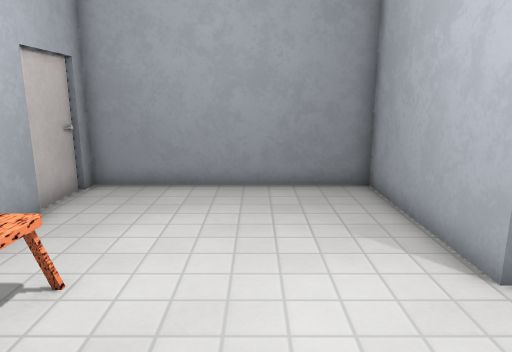
view 1 (above)

12 first-person views from a walk through a level from a Godot 3-D game. The camera is 1.4 m above the floor, tilts 12° down and sees 70° across. The floor is counted in squares, 0.5 m on a side. Each view is taken from the middle of a square. On the plan, view 1 faces up. The plan holds only what a view shows up to about 20 squares ahead; the rest is blank. The place goes on beyond the plan. Door leaves are left out where a doorway can be walked through. Some surface patterns are stand-ins.

view 2
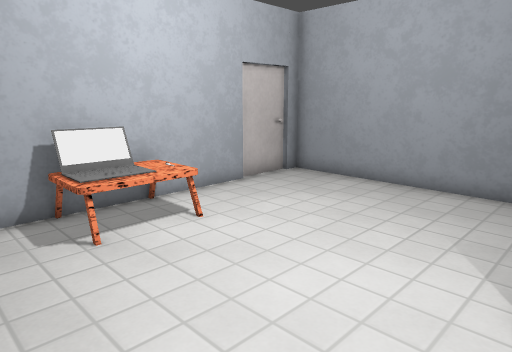

view 3
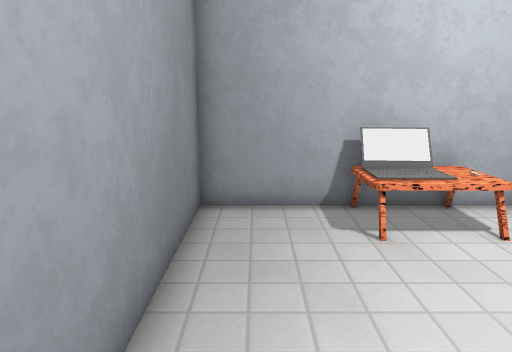

view 4
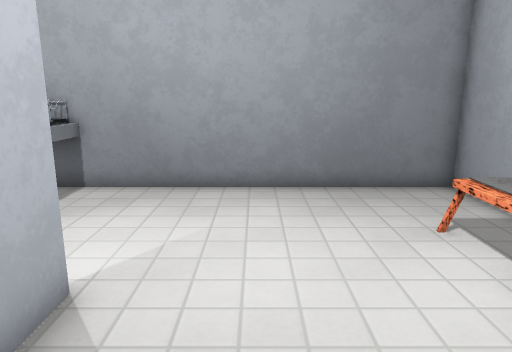

view 5
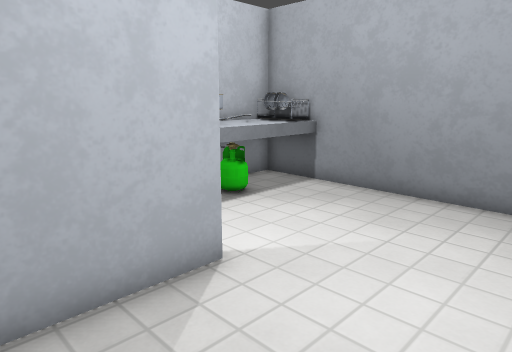

view 6
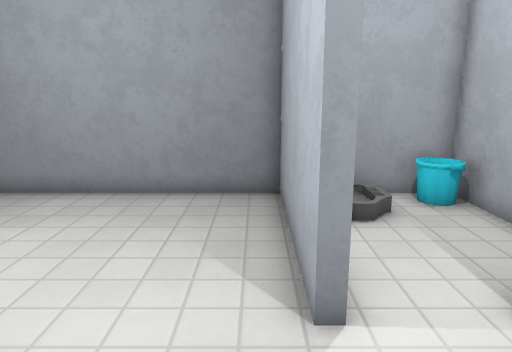

view 7
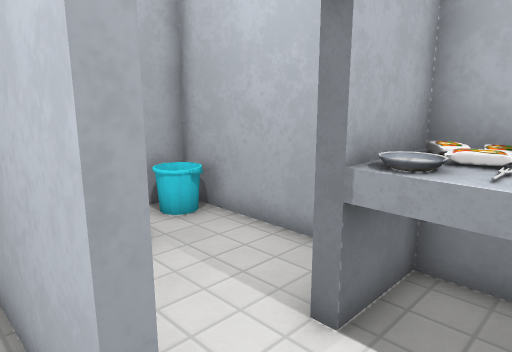

view 8
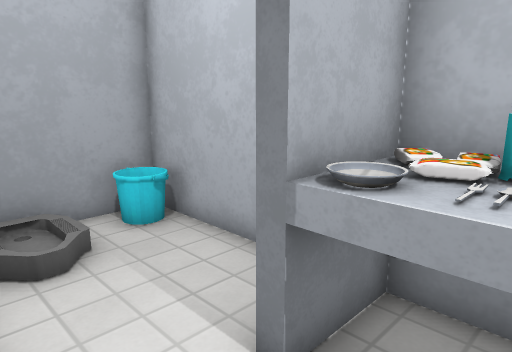

view 9
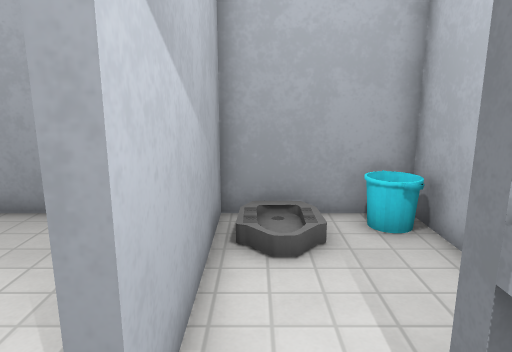

view 10
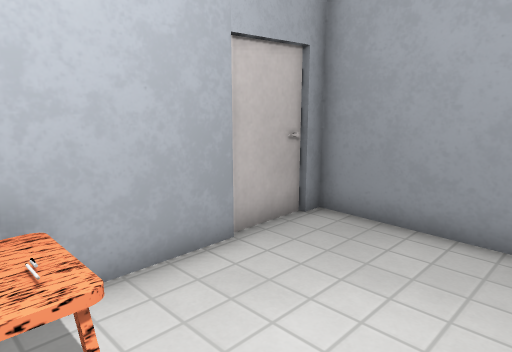

view 11
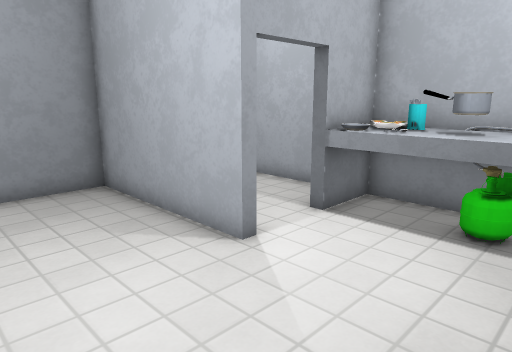

view 12
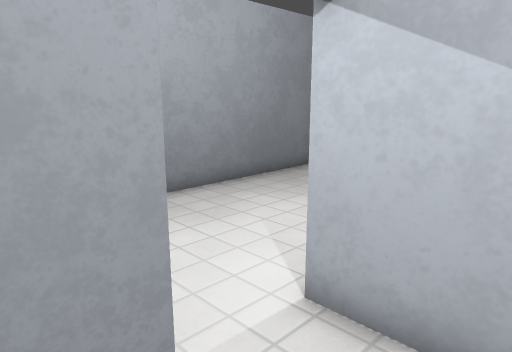

### Floor plan
Key: @ floor where view 1 was taken; # wall or solid block; . main floor; : floor 0.25 m higher than the main floor; / step, stairs or slope; T toilet; L laptop; O other object.
Columns run from 6 left of view 1 to 9 right of it. Each row starts with its distance up from view 1.
 12  ###############
 11 T#........#/ OO#
 10 T.........#::.##
  9 T#........#//..#
  8  #........#....#
  7  #........#....#
  6  #........#..###
  5  ###......#.###
  4  #L#........##
  3  #L#........#
  2  #O.........#
  1  #..........#
  0  #....@.....#
 -1  ############

Positions as (right, up) in squares from view 1, and headings:
1: (0, 0), facing up
2: (4, 0), facing up-left
3: (4, 0), facing left
4: (1, 10), facing down
5: (-1, 9), facing down-right
6: (3, 1), facing up
7: (3, 3), facing up-right
8: (4, 3), facing up-right
9: (5, 3), facing up
10: (0, 4), facing up-left
11: (-1, 0), facing up-right
12: (8, 8), facing down-left
